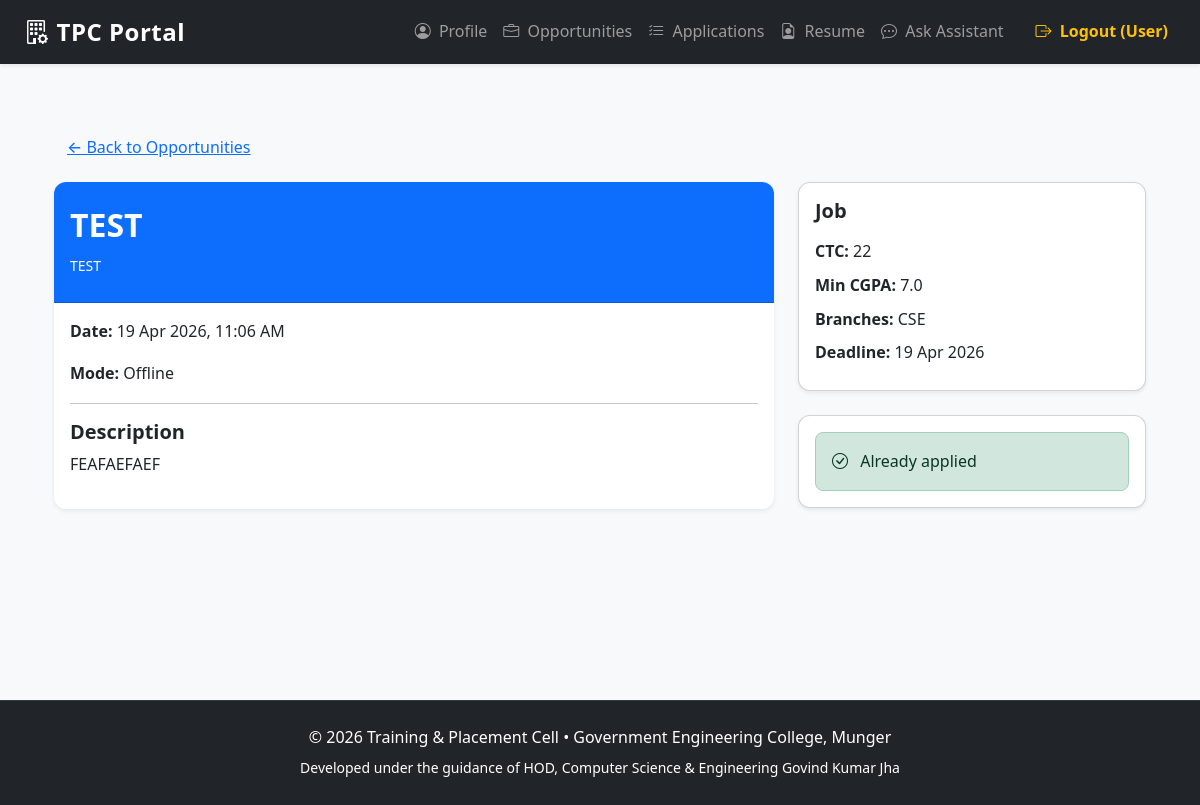
The page /student/opportunity/5 (signed in) on the database its author committed.
### app/models.py (models this page shows, shortened)
class Opportunity(db.Model):
    __tablename__ = 'opportunities'
    id = db.Column(db.Integer, primary_key=True)
    title = db.Column(db.String(200), nullable=False)
    type = db.Column(db.String(50), nullable=False)  # e.g. Job, Internship, Session, Hackathon, Bootcamp, Seminar
    organizer = db.Column(db.String(150))
    company_name = db.Column(db.String(150))
    description = db.Column(db.Text)
    requirements = db.Column(db.Text)  # JSON string or newline-separated list
    date = db.Column(db.DateTime)
    mode = db.Column(db.String(50))
    ctc = db.Column(db.String(50))  # e.g. "12 LPA", "500/month"
    min_cgpa = db.Column(db.Float)  # Minimum CGPA required
    allowed_branches = db.Column(db.Text)  # comma-separated
    deadline = db.Column(db.DateTime)  # Application deadline
    created_at = db.Column(db.DateTime, default=datetime.utcnow)

### app/student/routes.py (the view)
@bp.route('/opportunity/<int:opp_id>')
@student_required
def view_opportunity(opp_id):
    opp = Opportunity.query.get_or_404(opp_id)
    user_id = session['user_id']
    profile = StudentProfile.query.filter_by(user_id=user_id).first()
    eligible = True
    if opp.type in ['Job', 'Internship']:
        allowed = [b.strip().upper() for b in (opp.allowed_branches or '').split(',') if b.strip()]
        is_deadline_valid = not opp.deadline or datetime.utcnow() < opp.deadline
        if opp.min_cgpa:
            eligible = (profile and
                       profile.cgpa >= opp.min_cgpa and
                       (not allowed or profile.branch in allowed) and
                       not profile.has_backlog and
                       is_deadline_valid)
    already_applied = Application.query.filter_by(
        student_id=user_id,
        opportunity_id=opp_id
    ).first() is not None
    return render_template(
        'student/opportunity_detail.html',
        opportunity=opp,
        student_profile=profile,
        eligible=eligible,
        already_applied=already_applied,
        now=datetime.utcnow()
    )

### app/student/routes.py (called while the page is built)
def student_required(f):
    @wraps(f)
    def decorated_function(*args, **kwargs):
        if 'user_id' not in session or session.get('role') != 'Student':
            flash('This area is only for students. Please log in.', 'warning')
            return redirect(url_for('auth.login'))
        return f(*args, **kwargs)
    return decorated_function

### templates/student/opportunity_detail.html (shortened to what this page needs)
{% extends "base.html" %}
{% block content %}
<div class="container py-4">
    <a href="{{ url_for('student.browse_opportunities') }}"
       class="btn btn-link mb-3">
        ← Back to Opportunities
    </a>
    <div class="row">
        <div class="col-lg-8">
            <div class="card shadow-sm mb-4 border-0">
                <div class="card-header bg-primary text-white py-4">
                    <h2>{{ opportunity.title }}</h2>
                    <small>
                        {{ opportunity.organizer or opportunity.company_name or 'Posted by Admin' }}
                    </small>
                </div>
                <div class="card-body">
                    <p>
                        <strong>Date:</strong>
                        {{ opportunity.date.strftime('%d %b %Y, %I:%M %p') if opportunity.date else 'TBA' }}
                    </p>
                    <p>
                        <strong>Mode:</strong>
                        {{ opportunity.mode or 'Online/Offline' }}
                    </p>
                    <hr>
                    <h5>Description</h5>
                    <p>{{ opportunity.description }}</p>
                </div>
            </div>
        </div>
        <div class="col-lg-4">
            <div class="card shadow-sm mb-4">
                <div class="card-body">
                    <h5 class="card-title mb-3">{{ opportunity.type }}</h5>
                    {% if opportunity.type in ['Job','Internship'] %}
                        {% if opportunity.ctc %}
                        <p class="mb-2">
                            <strong>CTC:</strong> {{ opportunity.ctc }}
                        </p>
                        {% endif %}
                        {% if opportunity.min_cgpa %}
                        <p class="mb-2">
                            <strong>Min CGPA:</strong> {{ opportunity.min_cgpa }}
                        </p>
                        {% endif %}
                        {% if opportunity.allowed_branches %}
                        <p class="mb-2">
                            <strong>Branches:</strong> {{ opportunity.allowed_branches }}
                        </p>
                        {% endif %}
                        {% if opportunity.deadline %}
                        <p class="mb-2">
                            <strong>Deadline:</strong> {{ opportunity.deadline.strftime('%d %b %Y') }}
                        </p>
                        {% endif %}
                    {% endif %}
                </div>
            </div>
            <div class="card shadow-sm">
                <div class="card-body">
                    {% if opportunity.type in ['Job','Internship'] %}
                        {% if already_applied %}
                            <div class="alert alert-success mb-0">
                                <i class="bi bi-check-circle me-2"></i> Already applied
                            </div>
                        {% elif not eligible %}
                            <div class="alert alert-danger mb-0">
                                <i class="bi bi-exclamation-circle me-2"></i> Not eligible
                                <small class="d-block mt-2">You don't meet the eligibility criteria</small>
                            </div>
                        {% else %}
                            <a href="{{ url_for('student.profile') }}"
                               class="btn btn-warning w-100">
                                <i class="bi bi-person-circle me-2"></i> Complete Profile
                            </a>
                        {% endif %}
                    {% else %}
                        <div class="alert alert-info mb-0">
                            <i class="bi bi-info-circle me-2"></i> Informational Event
                            <small class="d-block mt-2">No application required</small>
                        </div>
                    {% endif %}
                </div>
            </div>
        </div>
    </div>
</div>
{% endblock %}

### static/css/styles.css (style rules this page uses)
:root { --primary: #0d6efd; --primary-dark: #0b5ed7; --success: #198754; --warning: #ffc107; --danger: #dc3545; --info: #0dcaf0; --light-bg: #f8f9fa; --dark-bg: #212529; }
body { font-family: 'Segoe UI', system-ui, -apple-system, sans-serif; background-color: var(--light-bg); color: #333; line-height: 1.6; }
h1, h2, h3, h4, h5, h6 { font-weight: 600; }
.card { border-radius: 12px; overflow: hidden; }
.shadow-sm { box-shadow: 0 0.125rem 0.25rem rgba(0, 0, 0, 0.075) !important; }
.btn { font-weight: 500; transition: all 0.15s ease; white-space: nowrap; }
.alert { border-radius: 8px; margin-bottom: 1.5rem; }

### rows shown on the page
Opportunity: title "TEST", organizer "TEST", date "19 Apr 2026, 11:06 AM", mode "Offline", description "FEAFAEFAEF", type "Job", ctc "22", min_cgpa "7.0", allowed_branches "CSE", deadline "19 Apr 2026"

### other values the page prints
{{ session.username if 'username' in session else 'User' }} "User"
